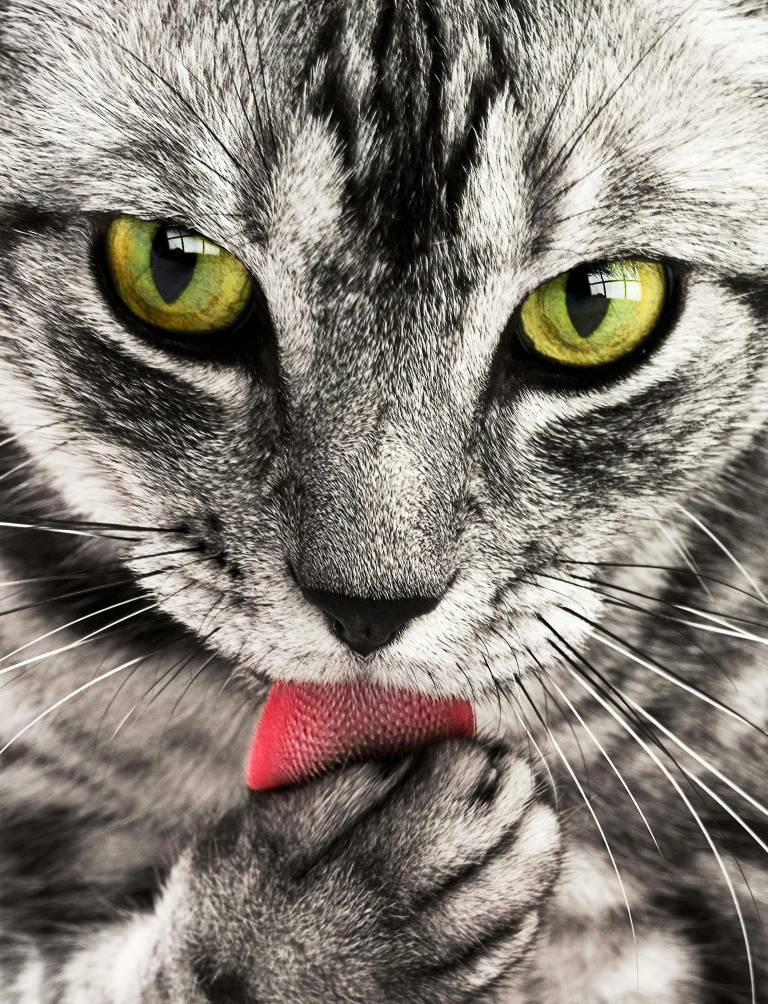
#> input picture Photos/pexels-pixabay-69932.jpg, 2303 x 3012 px (shown at 1/3 size)
$ python contours.py
#> lines starting #> are read from the running program, lines starting #| are printed output that depends on the picture; after the words box and inside, x2 and y2 are one past the last pixel; in counts of white or black regions, pixels touching at a corner belong together
import cv2 as cv
import numpy as np

img = cv.imread('Photos/pexels-pixabay-69932.jpg')
#> img is the input picture: shape (3012, 2303, 3); mean B, G, R 118.6, 127.2, 133.5
img = cv.resize(img, (400, 400)) # To make it fit the screen (for personal ease)
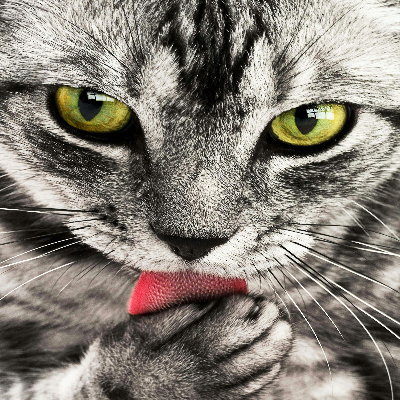
#> img: shape (400, 400, 3); mean B, G, R 118.4, 127, 133.4
cv.imshow('Sleepy Kitty', img)

gray = cv.cvtColor(img, cv.COLOR_BGR2GRAY)
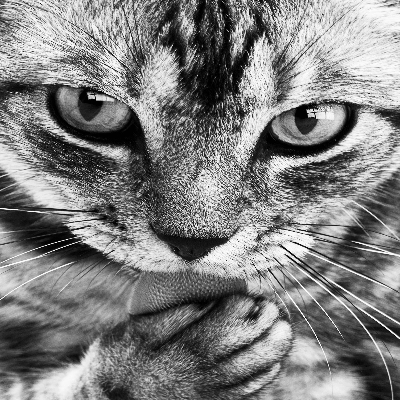
#> gray: shape (400, 400); min 0, max 255, mean 127.9
cv.imshow('Gray', gray)

blur = cv.GaussianBlur(gray, (5,5), cv.BORDER_DEFAULT)
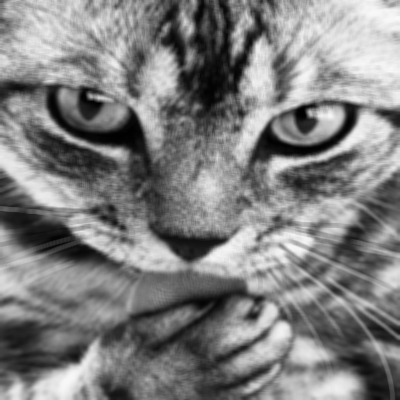
#> blur: shape (400, 400); min 1, max 249, mean 127.9
cv.imshow('Blur', blur)

canny = cv.Canny(blur, 125, 175)
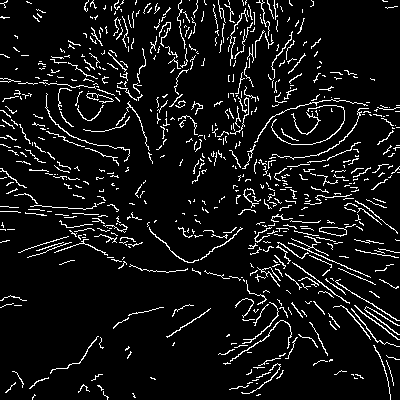
#> canny: shape (400, 400); 7.6% white in thin lines or dots
cv.imshow('Canny', canny)

contours, hierachies = cv.findContours(canny, cv.RETR_LIST, cv.CHAIN_APPROX_SIMPLE)
#> contours = 685 contours, 664 with area under 20; largest, box (x1, y1, x2, y2) and area: (319, 227, 347, 237) 162, (319, 227, 347, 236) 157, (230, 320, 292, 362) 39, (364, 306, 400, 335) 38, (292, 262, 350, 304) 34
print(f'Contours found: {len(contours)}')
#| Contours found: 685

blank = np.zeros(img.shape, dtype='uint8')
cv.drawContours(blank, contours, -1, (255, 255, 0))
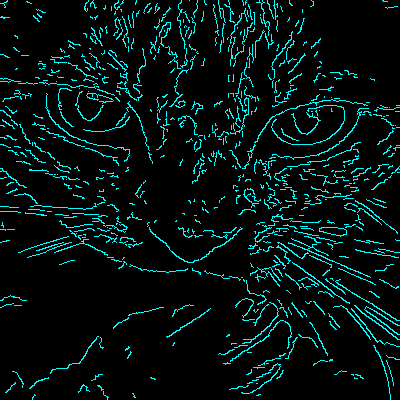
#> blank: shape (400, 400, 3); mean of channels 0, 1, 2 19.5, 19.5, 0; drawn as B, G, R
cv.imshow('Draw Contours', blank)

cv.waitKey(0)

$ run again, with Photos/pexels-pixabay-158028.jpg copied over Photos/pexels-pixabay-69932.jpg
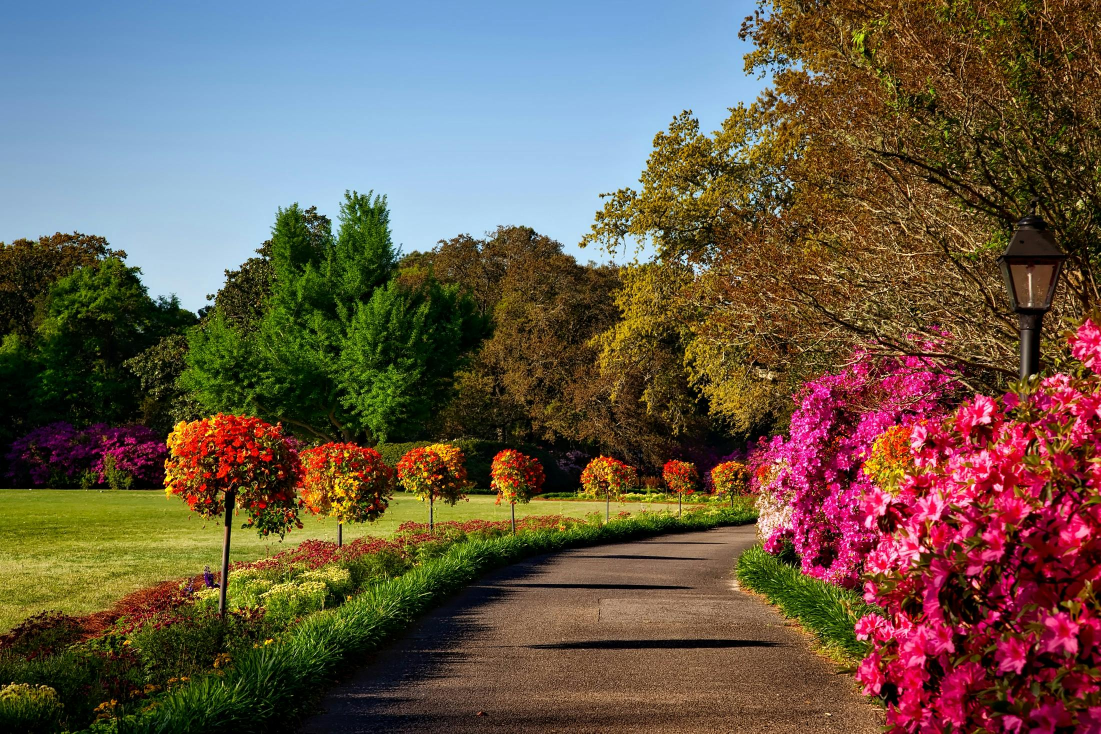
#> input picture Photos/pexels-pixabay-158028.jpg, 2201 x 1467 px (shown at 1/2 size)
#> img is the input picture: shape (1467, 2201, 3); mean B, G, R 74.7, 89.6, 104.6
#> img: shape (400, 400, 3)
#> `canny = cv.Canny(blur, 125, 175)`:
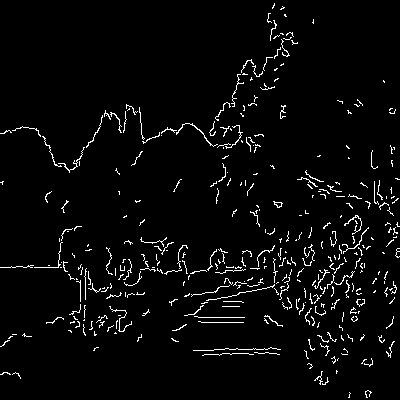
#> canny: shape (400, 400); 3.5% white in thin lines or dots
#> contours = 377 contours, 374 with area under 20; largest, box (x1, y1, x2, y2) and area: (273, 201, 283, 208) 28, (176, 123, 218, 147) 24, (274, 202, 282, 208) 22
#| Contours found: 377
#> `cv.drawContours(blank, contours, -1, (255, 255, 0))`:
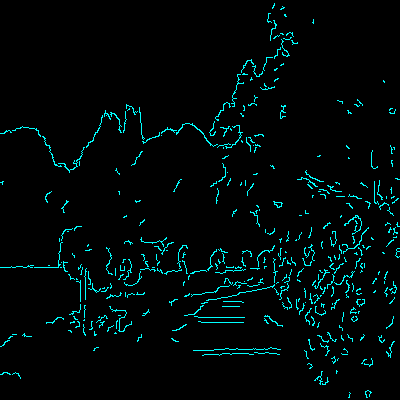
#> blank: shape (400, 400, 3); mean of channels 0, 1, 2 8.9, 8.9, 0; drawn as B, G, R

$ run again, with Photos/pexels-pixabay-158063.jpg copied over Photos/pexels-pixabay-69932.jpg
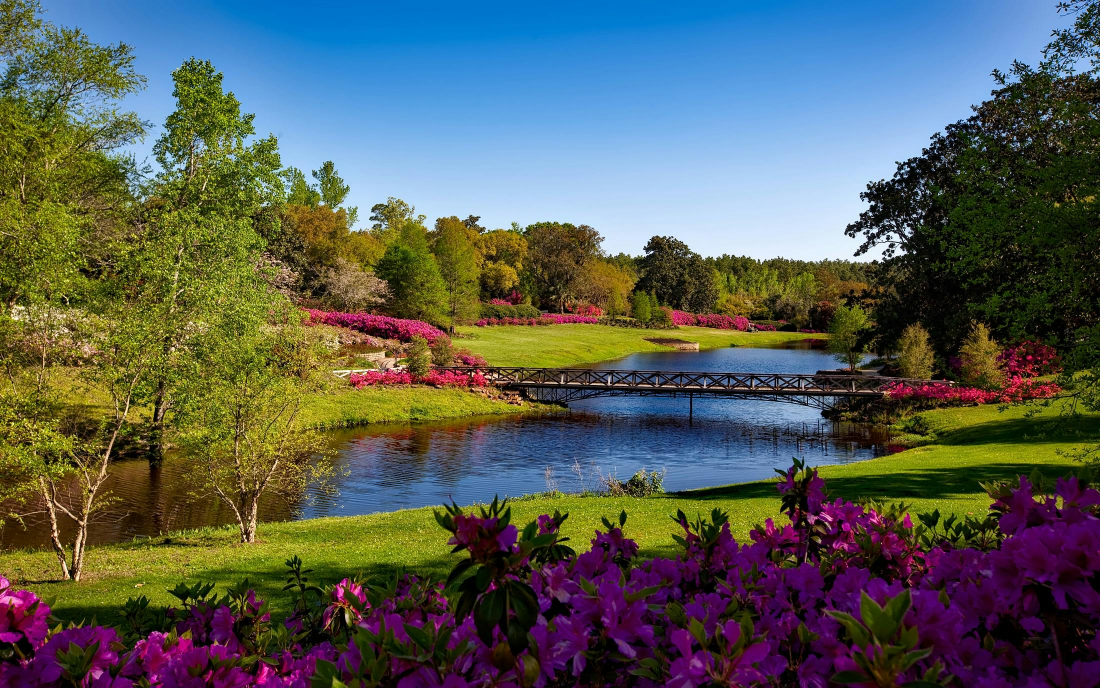
#> input picture Photos/pexels-pixabay-158063.jpg, 2200 x 1376 px (shown at 1/2 size)
#> img is the input picture: shape (1376, 2200, 3); mean B, G, R 86.3, 92.2, 85.9
#> img: shape (400, 400, 3)
#> `canny = cv.Canny(blur, 125, 175)`:
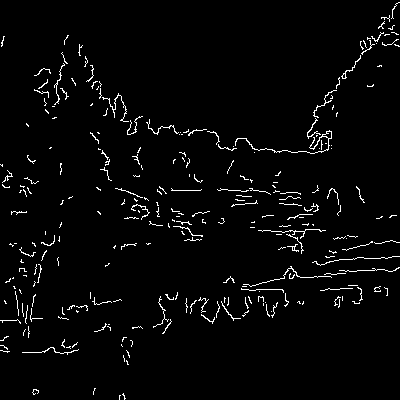
#> canny: shape (400, 400); 2.8% white in thin lines or dots
#> contours = 273 contours, 270 with area under 20; largest, box (x1, y1, x2, y2) and area: (235, 130, 332, 154) 72, (322, 131, 332, 139) 38, (341, 55, 361, 79) 24
#| Contours found: 273
#> `cv.drawContours(blank, contours, -1, (255, 255, 0))`:
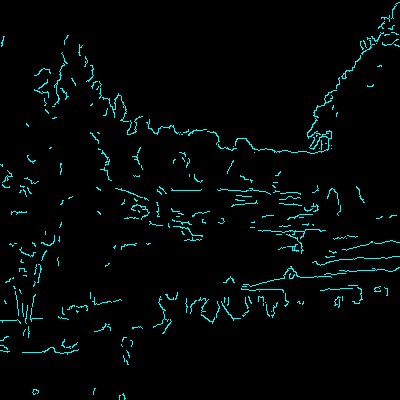
#> blank: shape (400, 400, 3); mean of channels 0, 1, 2 7.2, 7.2, 0; drawn as B, G, R

$ run again, with Photos/pexels-pixabay-415829.jpg copied over Photos/pexels-pixabay-69932.jpg
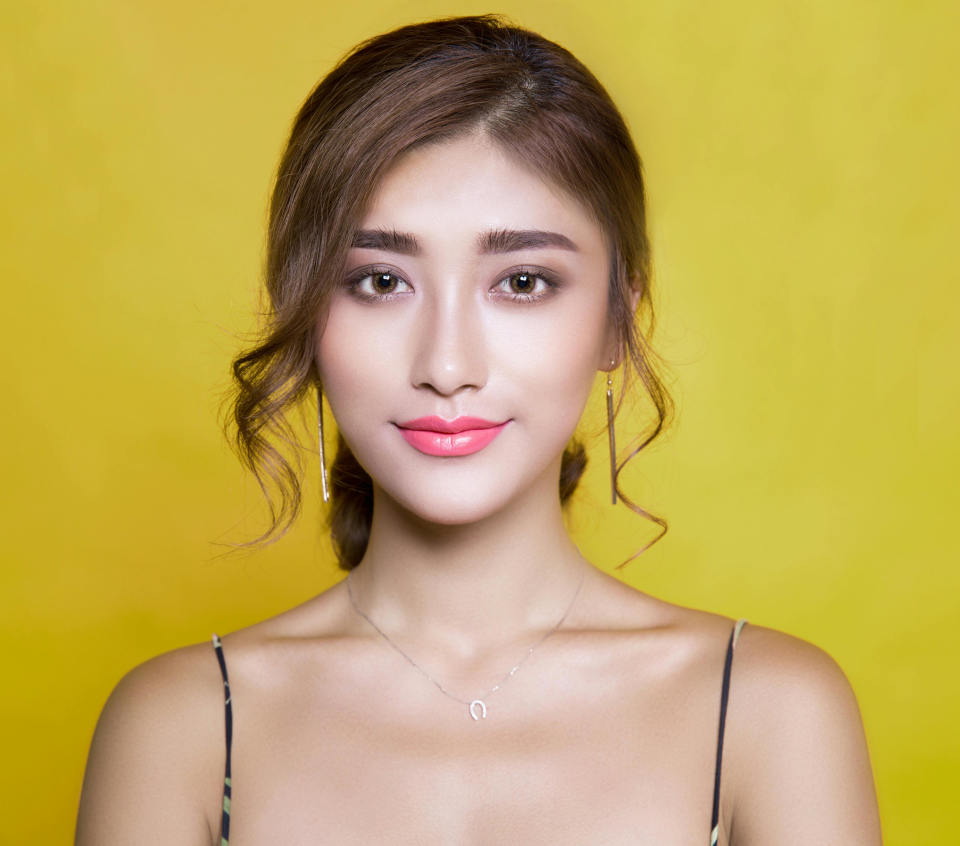
#> input picture Photos/pexels-pixabay-415829.jpg, 5760 x 5075 px (shown at 1/6 size)
#> img is the input picture: shape (5075, 5760, 3); mean B, G, R 90.2, 168.9, 193.9
#> img: shape (400, 400, 3)
#> `canny = cv.Canny(blur, 125, 175)`:
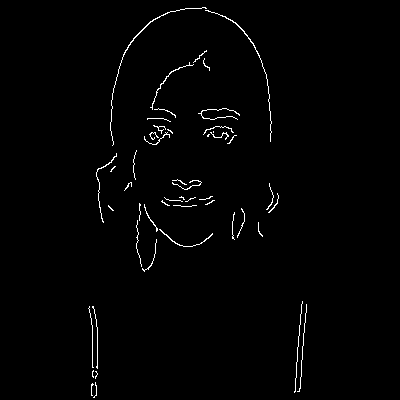
#> canny: shape (400, 400); 1.2% white in thin lines or dots, all inside (x1, y1, x2, y2) = (88, 7, 307, 398)
#> contours = 49 contours, 46 with area under 20; largest, box (x1, y1, x2, y2) and area: (110, 7, 207, 146) 36, (205, 10, 272, 142) 30, (159, 229, 213, 247) 24
#| Contours found: 49
#> `cv.drawContours(blank, contours, -1, (255, 255, 0))`:
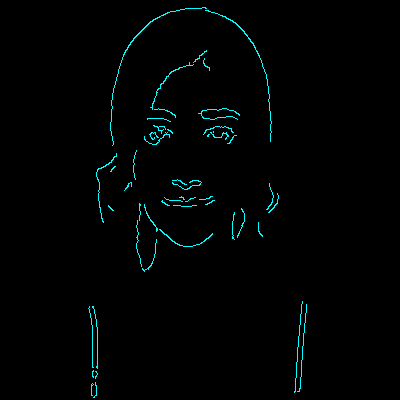
#> blank: shape (400, 400, 3); mean of channels 0, 1, 2 3.1, 3.1, 0; drawn as B, G, R
